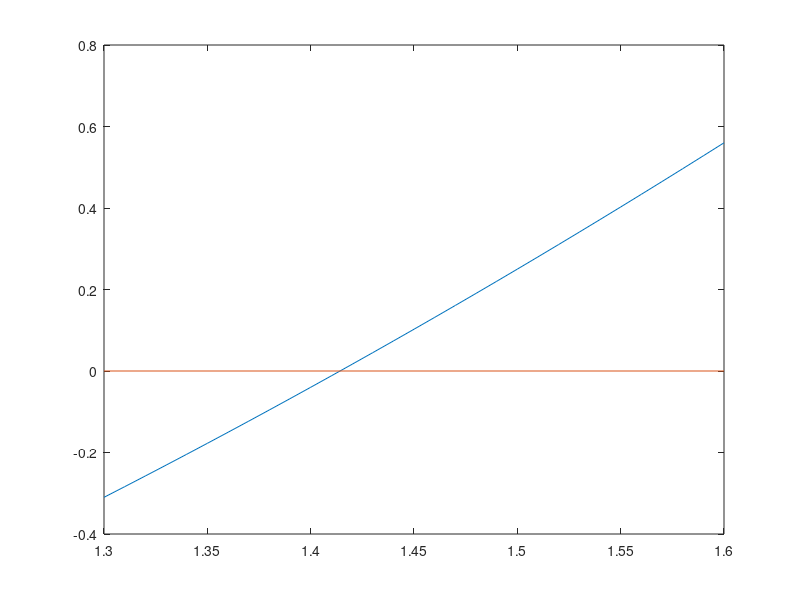

This figure's MATLAB source:
clc; clear all; 

x=[1.3:0.01:1.6];
f=@(x) x.^2-2;

plot(x, f(x), [1.3 1.6], [0 0]); 

% first 2 means x vs f(x)
% second 2 means [1.3 1.6] vs [0 0]
